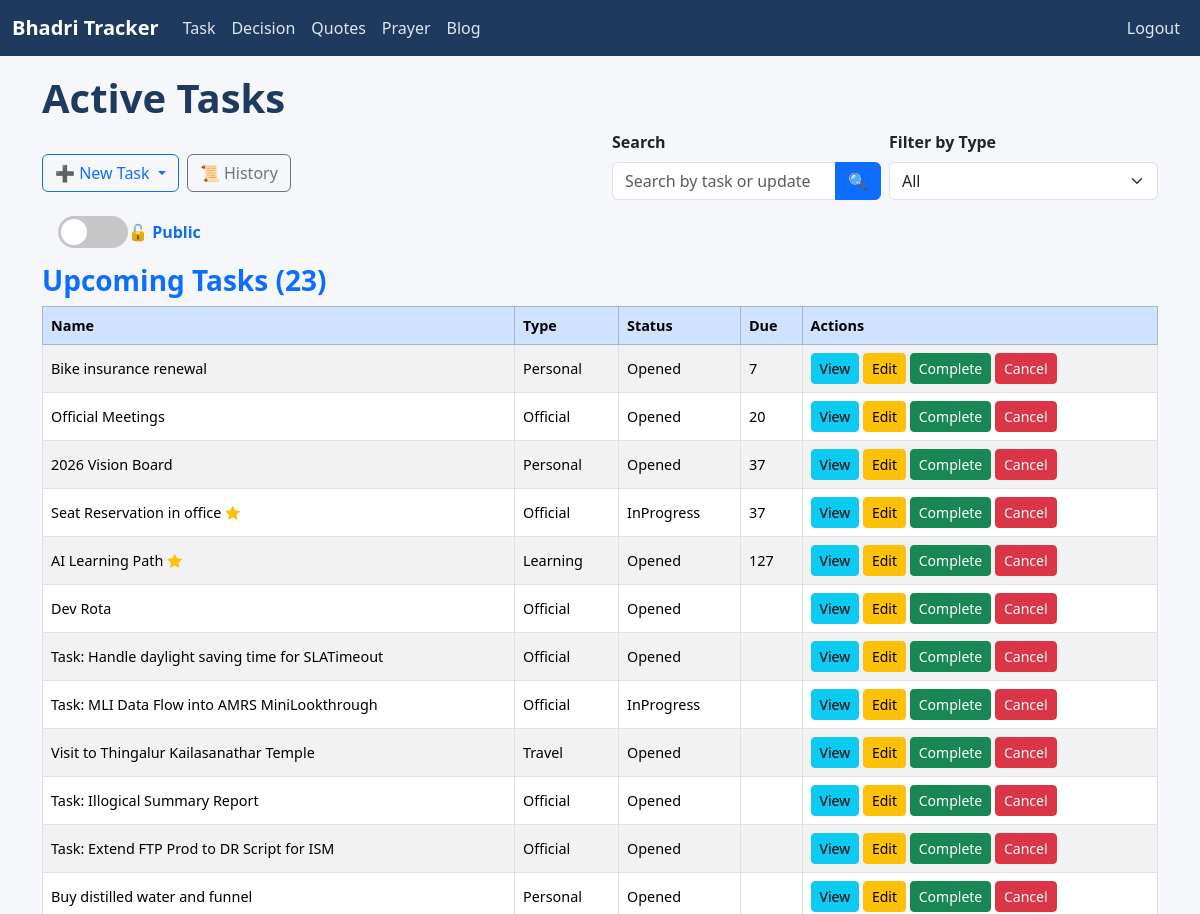
The app's page / (signed in, upper part), older data.
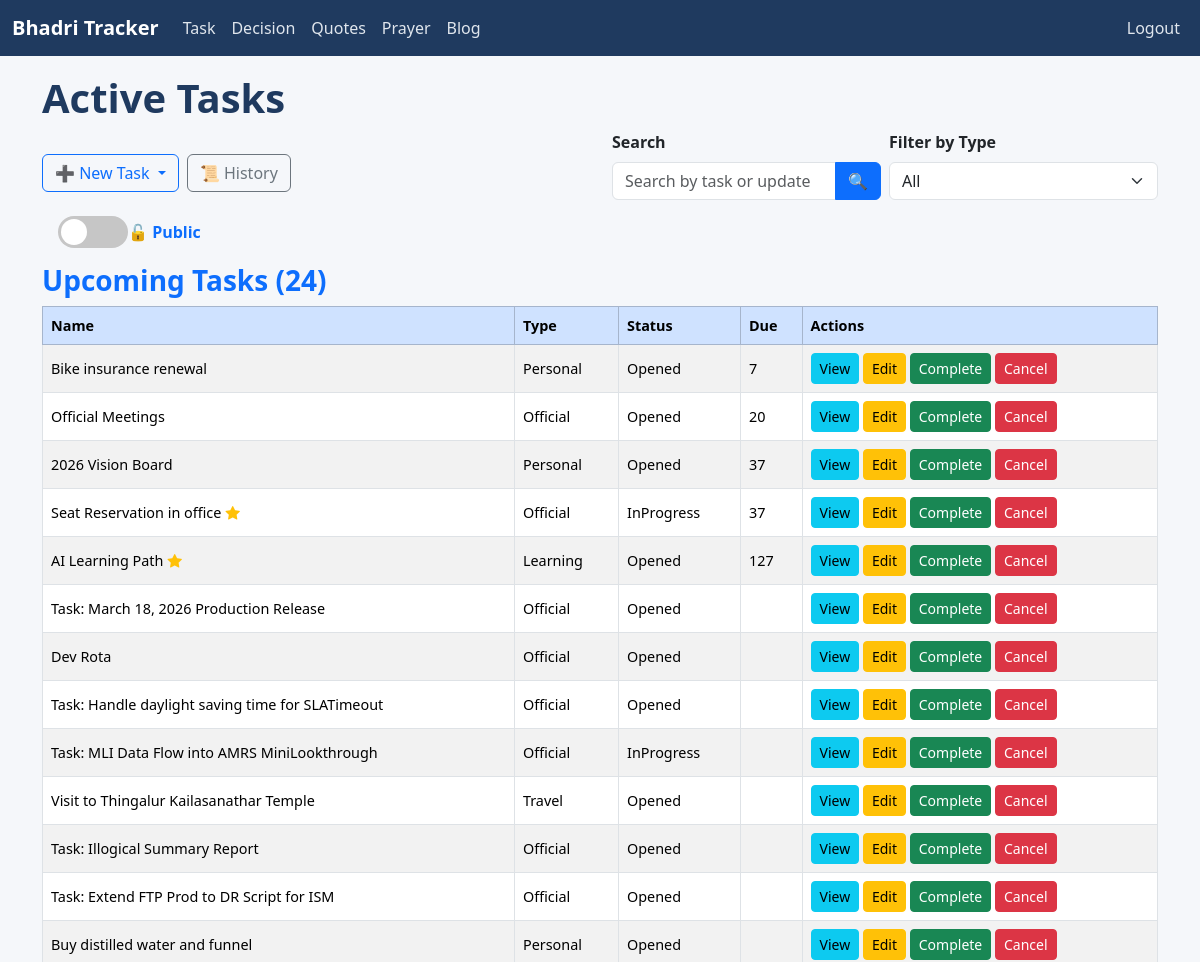
The same page, newer data.
### tracker/models.py (models this page shows, shortened)
class Task(models.Model):
    STATUS_CHOICES = [
        ('Opened', 'Opened'),
        ('InProgress', 'In Progress'),
        ('Completed', 'Completed'),
        ('Cancelled', 'Cancelled'),
        ('Hold', 'Hold'),
    ]
    name = models.CharField(max_length=200)
    status = models.CharField(max_length=20, choices=STATUS_CHOICES, default='Opened')
    task_type = models.ForeignKey(TaskType, on_delete=models.CASCADE)
    started_date = models.DateField(default=timezone.localtime(), null=True, blank=True)
    created_date = models.DateField(auto_now_add=True)
    updated_date = models.DateField(auto_now=True)
    completed_date = models.DateField(null=True, blank=True)
    target_date = models.DateField(default=timezone.localtime(), null=True, blank=True)
    is_bookmark = models.BooleanField(default=False)
    is_private = models.BooleanField(default=False)
    is_important = models.BooleanField(default=False)
    is_template = models.BooleanField(default=False)
    @property
    def days_till_upcoming(self):
        today = timezone.localdate()
        dates = []
        if self.started_date and self.started_date >= today:
            dates.append(self.started_date)
        if self.target_date and self.target_date >= today:
            dates.append(self.target_date)
        for upd in self.updates.all():
            if upd.status not in ['Completed', 'Cancelled'] and upd.date and upd.date >= today:
                dates.append(upd.date)
        if not dates:
            return None
        return (min(dates) - today).days

class TaskType(models.Model):
    name = models.CharField(max_length=50, unique=True)
    class Meta:
        ordering = ['name']

class Update(models.Model):
    STATUS_CHOICES = [
        ('Opened', 'Opened'),
        ('InProgress', 'In Progress'),
        ('Completed', 'Completed'),
        ('Cancelled', 'Cancelled')
    ]
    REMINDER_CHOICE = [
        ('Days', 'Days'),
        ('Weekly', 'Weekly'),
        ('Monthly', 'Monthly'),
        ('Yearly', 'Yearly'),
    ]
    task = models.ForeignKey(Task, on_delete=models.CASCADE, related_name='updates')
    date = models.DateField(default=timezone.localtime(), null=True, blank=True)
    description = models.TextField()
    is_check_box = models.BooleanField(default=False)
    status = models.CharField(max_length=20, choices=STATUS_CHOICES, default='Opened')
    reminder_type = models.CharField(max_length=20, choices=REMINDER_CHOICE, null=True, blank=True)
    can_store_reminder = models.BooleanField(default=False)
    date_to_remind = models.IntegerField(null=True, blank=True)

### tracker/views.py (the view)
# urls.py: path('', views.TaskListView.as_view(), name='task_list'),
class TaskListView(LoginRequiredMixin, ListView):
    model = Task
    template_name = 'tracker/task_list.html'
    context_object_name = 'tasks'
    def get_queryset(self):
        queryset = Task.objects.exclude(
            status__in=['Completed', 'Cancelled', 'Hold']
        ).exclude(
            is_bookmark=True
        ).exclude(
            is_template=True
        )
        view_mode = self.request.GET.get('view', 'public')
        if view_mode == "private":
            user_profile = getattr(self.request.user, "userprofile", None)
            if user_profile is None or not user_profile.special_privilege_password:
                messages.error(self.request, "You do not have access to private tasks.")
                return Task.objects.none()
            if not self.request.session.get("private_access"):
                raise PermissionError("PRIVATE_ACCESS_REQUIRED")
            queryset = queryset.filter(is_private=True)
        elif view_mode == "public":
            self.request.session['private_access'] = False
            queryset = queryset.filter(is_private=False)
        search_query = self.request.GET.get('search')
        if search_query:
            queryset = queryset.filter(
                Q(name__icontains=search_query) |
                Q(updates__description__icontains=search_query)
            ).distinct()
        task_type_id = self.request.GET.get('task_type')
        if task_type_id:
            queryset = queryset.filter(task_type_id=task_type_id)
        tasks = list(queryset)
        tasks = [t for t in tasks if t.days_till_upcoming != 0]
        tasks.sort(
            key=lambda t: (
                t.days_till_upcoming is None,
                t.days_till_upcoming,
                t.target_date is None,
                t.target_date,
                t.name.lower(),
            )
        )
        return tasks
    def get_context_data(self, **kwargs):
        context = super().get_context_data(**kwargs)
        task_type_id = self.request.GET.get('task_type')
        search_query = self.request.GET.get('search', '')
        view_mode = self.request.GET.get('view', 'public')
        context['task_types'] = TaskType.objects.all()
        context['selected_type'] = int(task_type_id) if task_type_id else None
        context['search_query'] = search_query
        context['view_mode'] = view_mode
        common_filters = {}
        if task_type_id:
            common_filters['task_type_id'] = task_type_id
        if search_query:
            common_filters['name__icontains'] = search_query
        if view_mode == "private":
            common_filters['is_private'] = True
        else:
            common_filters['is_private'] = False
        base_queryset = Task.objects.filter(**common_filters) \
            .exclude(status__in=['Completed', 'Cancelled', 'Hold']) \
            .exclude(is_bookmark=True) \
            .exclude(is_template=True) \
            .order_by('name')
        today_tasks = [
            task for task in base_queryset
            if task.days_till_upcoming == 0
        ]
        context['today_tasks'] = today_tasks
        held_tasks = Task.objects.filter(
            status__in=['Hold'],
            **common_filters
        ).exclude(is_template=True).order_by('name')
        context['held_tasks'] = held_tasks
        bookmarked_tasks = Task.objects.filter(
            is_bookmark=True,
            status__in=['Opened', 'InProgress'],
            **common_filters
        ).exclude(is_template=True).order_by('name')
        context['bookmarked_tasks'] = bookmarked_tasks
        template_tasks = Task.objects.filter(
            is_template=True,
            **common_filters
        ).order_by('name')
        context['template_tasks'] = template_tasks
        return context
    def dispatch(self, request, *args, **kwargs):
        try:
            return super().dispatch(request, *args, **kwargs)
        except PermissionError as e:
            if str(e) == "PRIVATE_ACCESS_REQUIRED":
                return redirect("private_access", "tracker:task_list")
            raise

### templates/tracker/task_list.html (shortened to what this page needs)
{% extends 'base.html' %}
{% load static %}
{% block style %}
<link rel="stylesheet" href="{% static 'css/task_list.css' %}">
{% endblock %}
{% block content %}
<h1>Active Tasks</h1>
<div class="row align-items-end mb-3">
  <div class="col-md-6 mb-2">
    <div class="d-flex gap-2 flex-wrap">
      <div class="dropdown">
        <button class="btn btn-outline-primary dropdown-toggle"
                type="button"
                data-bs-toggle="dropdown"
                aria-expanded="false">
          ➕ New Task
        </button>
      </div>
      <a href="{% url 'tracker:task_history' %}"
         class="btn btn-outline-secondary">
         📜 History
      </a>
    </div>
  </div>
  <div class="col-md-6">
    <form method="get" class="row g-2 align-items-end">
      <div class="col-md-6">
        <label class="form-label fw-bold">Search</label>
        <div class="input-group">
          <input type="text"
                 name="search"
                 value="{{ search_query }}"
                 class="form-control"
                 placeholder="Search by task or update">
          <button type="submit" class="btn btn-primary">🔍</button>
        </div>
      </div>
      <div class="col-md-6">
        <label class="form-label fw-bold">Filter by Type</label>
        <select name="task_type"
                class="form-select"
                onchange="this.form.submit()">
          <option value="">All</option>
        </select>
      </div>
    </form>
  </div>
</div>
<div class="toggle-container mb-3 ms-3">
  <a href="{% if view_mode == 'public' %}{% url 'private_access' 'tracker:task_list' %}{% else %}?view=public{% endif %}"
     class="text-decoration-none d-flex align-items-center">
    <div class="toggle-switch {% if view_mode == 'private' %}active{% endif %}">
      <div class="toggle-circle"></div>
    </div>
    <span class="toggle-label">
      {% if view_mode == 'private' %}
        🔒 Private
      {% else %}
        🔓 Public
      {% endif %}
    </span>
  </a>
</div>
<h3 class="text-primary mb-2">Upcoming Tasks ({{ tasks|length }})</h3>
<div class="table-responsive">
  <table class="table table-striped table-bordered align-middle text-nowrap">
    <thead class="table-primary">
      <tr>
        <th>Name</th>
        <th>Type</th>
        <th>Status</th>
        <th>Due</th>
        <th>Actions</th>
      </tr>
    </thead>
    <tbody>
      {% for task in tasks %}
      <tr>
        <td>{{ task.name }}{% if task.is_important %}<i class="bi bi-star-fill text-warning ms-1"></i>{% endif %}</td>
        <td>{{ task.task_type.name }}</td>
        <td>{{ task.status }}</td>
        <td>{% if task.days_till_upcoming == 0 %}Today{% elif task.days_till_upcoming > 0 %}{{ task.days_till_upcoming }}{% endif %}</td>
        <td>
          <a href="{% url 'tracker:update_list' task.id %}" class="btn btn-sm btn-info">View</a>
          <a href="{% url 'tracker:task_update' task.id %}" class="btn btn-sm btn-warning">Edit</a>
          <a href="{% url 'tracker:mark_task_complete' task.id %}" class="btn btn-sm btn-success">Complete</a>
          <a href="{% url 'tracker:mark_task_cancel' task.id %}" class="btn btn-sm btn-danger">Cancel</a>
        </td>
      </tr>
      {% empty %}
        <tr><td colspan="6" class="text-center text-muted">No tasks found</td></tr>
      {% endfor %}
    </tbody>
  </table>
</div>
</div>
{% endblock %}

Row changes from the older to the newer data that the page shows:
added Task: name "Task: March 18, 2026 Production Release", task_type.name "Official", status "Opened"
Text that changed along with them:
{{ tasks|length }}: "23" → "24"
